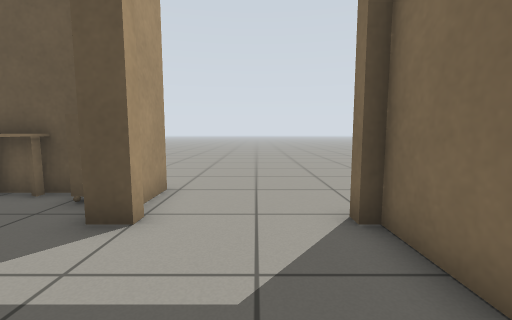
view 1 (above)

15 first-person views from a walk through a Gazebo world. The camera is 0.73 m above the floor, tilts 6° down and sees 90° across. The floor is counted in squares, 0.5 m on a side. Each view is taken from the middle of a square. On the plan, view 1 faces up. The plan holds only what a view shows up to about 13 squares ahead; the rest is blank.

view 2
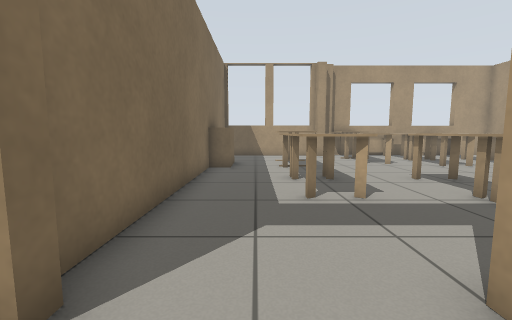

view 3
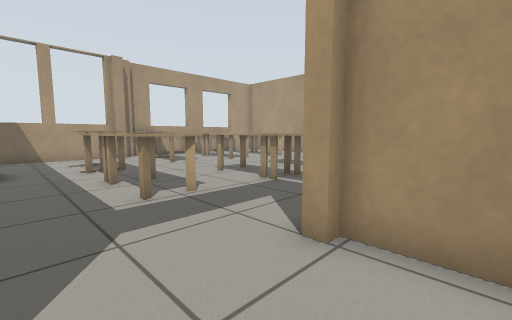

view 4
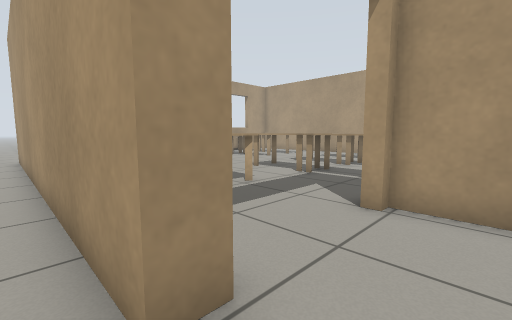

view 5
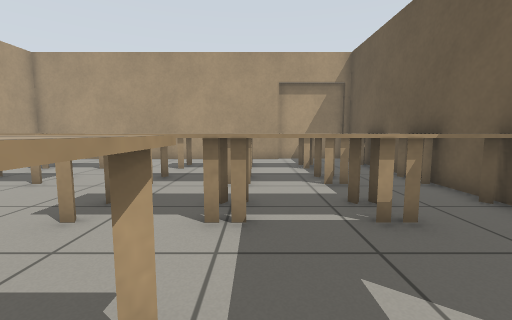

view 6
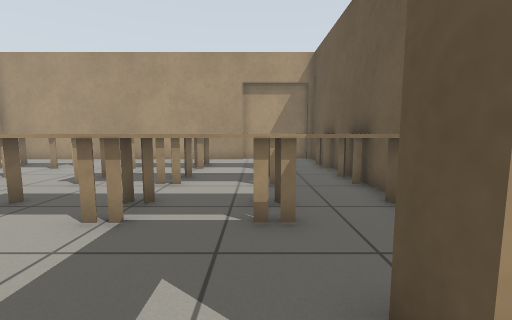

view 7
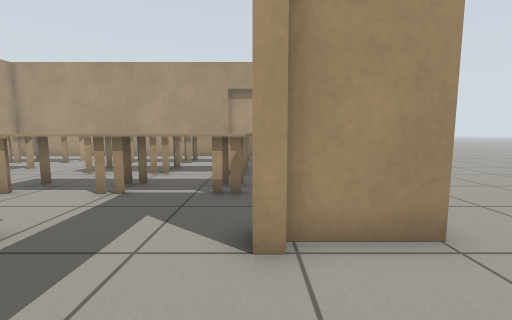

view 8
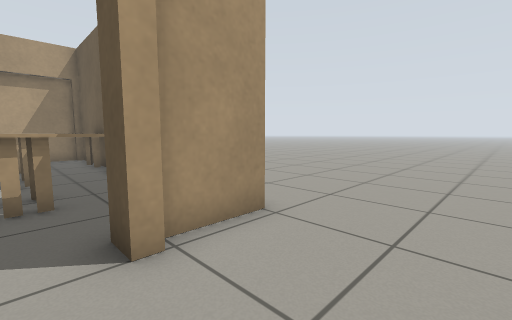

view 9
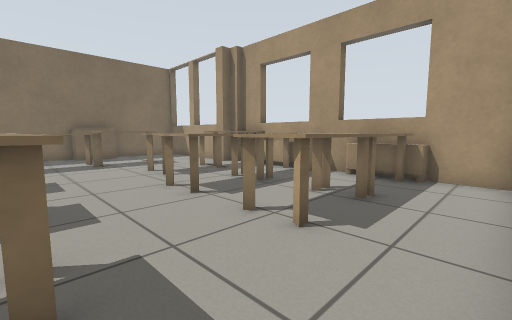

view 10
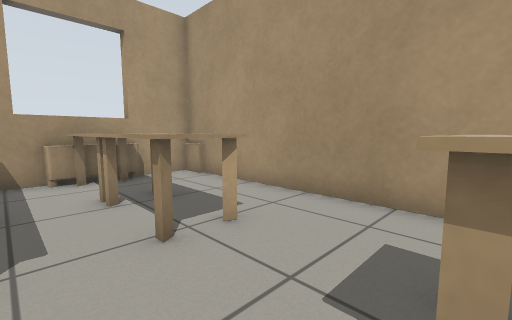

view 11
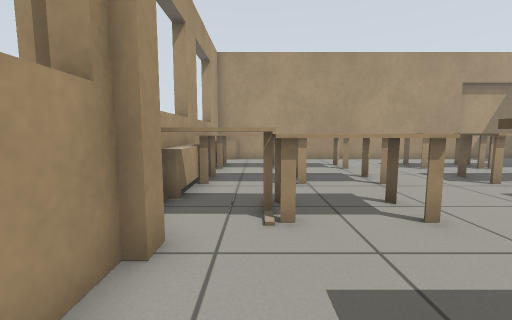

view 12
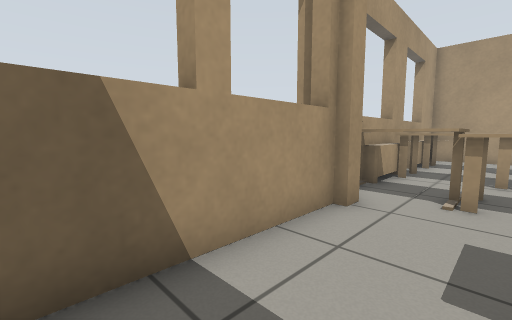

view 13
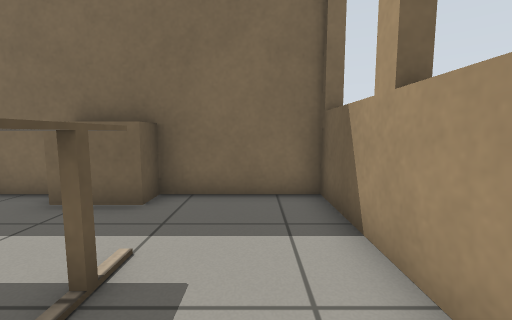

view 14
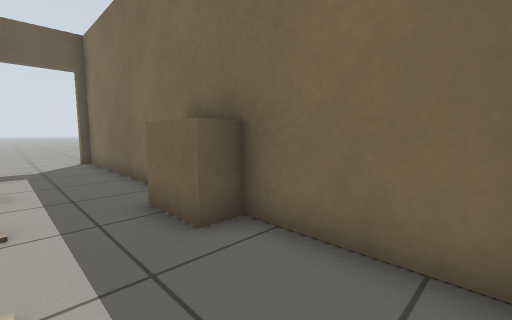

view 15
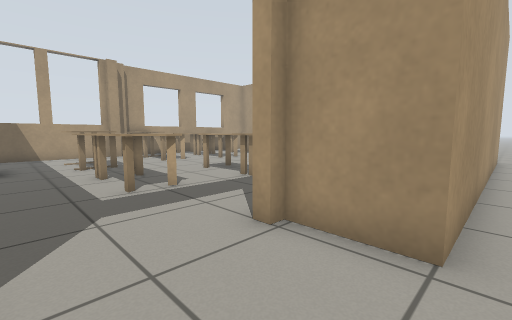

### Floor plan
Key: @ floor where view 1 was taken; # wall or solid block; . floor; = window, fence, low wall or low ledge; T thing the floor can be seen under or through.
Columns run from 16 left of view 1 to 3 right of it. Each row starts with its distance up from view 1.
  8            .........
  7 ....................
  6 ###########=##......
  5 #..=#.. =. T.#.....
  4 #  =#..T=.TT.##...#.
  3 # .=#..T=.TT......#.
  2   . #.. =. T......#.
  1   .=#..T=.TT......#.
  0    =#..T=.TT..#=@.#.
 -1     #..#=. T..#=..#.
 -2 #..=#..#=.T=..#=..#.
 -3 #.............#=..#.
 -4 #.............#=..#.
 -5 #...=..=......#=.##.
 -6 #..=#..#=.T=..#=.##.
 -7 #..=#..#=. T..#=..#.
 -8 #..=#..T=.TT......#.
 -9 #..=#.. =.TT......#.
-10 ##.=#..T=.TTT.....#.
-11  ##################.

Where each view was taken, in squares from view 1:
view 1: 0 up, 0 right, facing up
view 2: 6 up, 0 right, facing down
view 3: 6 up, 1 right, facing down-left
view 4: 6 up, 3 right, facing down-left
view 5: 1 up, 1 left, facing left
view 6: 3 up, 1 left, facing left
view 7: 4 up, 1 right, facing left
view 8: 3 up, 1 right, facing up-left
view 9: 2 down, 15 left, facing down-right
view 10: 2 down, 10 left, facing down-left
view 11: 9 down, 1 left, facing left
view 12: 8 down, 1 right, facing down-left
view 13: 9 down, 4 left, facing right
view 14: 10 down, 1 left, facing up-right
view 15: 7 up, 1 right, facing down-left
